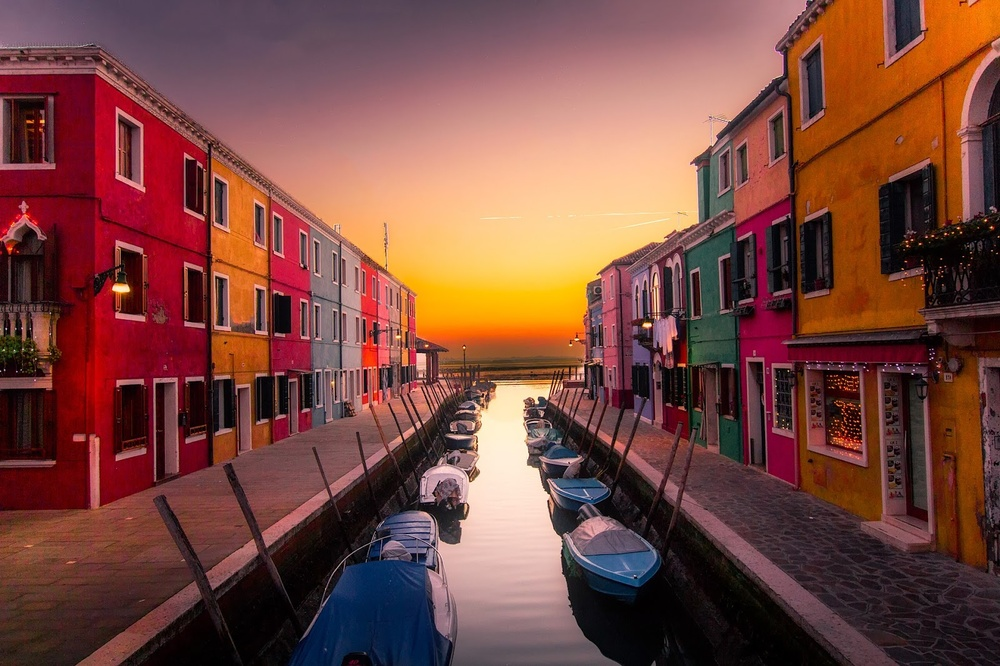
#> input picture Laboratorios/Lab_02/Venecia.jpg, 1000 x 666 px, shrunk from 1600 x 1066 before the run
$ jupyter execute Laboratorio_02_NIFLA_LLALLACACHI_MANUEL_ANGEL_CG_2024A_EPCC_UNSA.ipynb   (shell and % lines are left out)
#> lines starting #> are read from the running program, lines starting #| are printed output that depends on the picture
<center>

$\tiny{Universidad \ Nacional \ de \ San \ Agustín \ de \ Arequipa \\
Escuela \ Profesional \ de \ Ciencia \ de \ la \ Computación  }$

---

#<center>$Laboratorio \ 02$

**Curso:** *Computacón Gráfica*

**Tema:** *Introducción a OpenCV*

**Profesora:** *Paccotacya Yanque, Rosa Yuliana Gabriela*

**Alumno:** *Nifla Llallacachi, Manuel Angel* \\

---

[cell 1]
import os
import cv2
import numpy as np
import matplotlib.pyplot as plt

from zipfile import ZipFile
from urllib.request import urlretrieve

from IPython.display import Image

[cell 2]
def download_and_unzip(url, save_path):
    print(f"Downloading and extracting assests....", end="")

    # Downloading zip file using urllib package.
    urlretrieve(url, save_path)
#> (this line was passed over: the network is not available in this run)

    try:
        # Extracting zip file using the zipfile package.
        with ZipFile(save_path) as z:
            # Extract ZIP file contents in the same directory.
            z.extractall(os.path.split(save_path)[0])

        print("Done")

    except Exception as e:
        print("\nInvalid file.", e)

[cell 3]
URL = r"https://www.dropbox.com/s/rys6f1vprily2bg/opencv_bootcamp_assets_NB2.zip?dl=1"

asset_zip_path = os.path.join(os.getcwd(), f"opencv_bootcamp_assets_NB2.zip")

# Download if assest ZIP does not exists.
if not os.path.exists(asset_zip_path):
    download_and_unzip(URL, asset_zip_path)

---

#*CARGANDO IMAGEN*

[cell 4]
cb_img = cv2.imread("Venecia.jpg")
#> cb_img is the input picture: shape (666, 1000, 3); mean B, G, R 63.4, 72.1, 120.9

img = cv2.cvtColor(cb_img, cv2.COLOR_BGR2RGB)
plt.imshow(img)
#> (this line was passed over: IPython is not available in this run)

---
#*A. FUNCION QUE CAMBIE REGIONES DE LA IMAGEN*

[cell 5]
def intercambiar(img, cantidad_regiones, orden):
    # Obteniendo las dimensiones de la imagen.
#> called with cantidad_regiones = (2, 2)
    alto, ancho, _ = img.shape
#> alto = 666; ancho = 1000

    # Verificando que la cantidad de regiones sea válida.
    if cantidad_regiones[0] * cantidad_regiones[1] != len(orden):
        print("Error: La cantidad de regiones no coincide con el tamaño del orden especificado.")
        return None

    # Calcular el tamaño de cada región
    region_alto = alto // cantidad_regiones[0]
#> region_alto = 333
    region_ancho = ancho // cantidad_regiones[1]
#> region_ancho = 500

    # Nueva imagen para almacenar el resultado
    nueva_img = np.zeros_like(img)

    # Iterar sobre las regiones y reorganizarlas según el orden especificado
    for i, indice in enumerate(orden):
        fila = i // cantidad_regiones[1]
        columna = i % cantidad_regiones[1]

        # Coordenadas de la región en la imagen original
        y_inicio = fila * region_alto
        y_fin = y_inicio + region_alto
        x_inicio = columna * region_ancho
        x_fin = x_inicio + region_ancho

        # Coordenadas de la región en la nueva imagen
        nueva_y_inicio = (indice-1) // cantidad_regiones[1] * region_alto
        nueva_y_fin = nueva_y_inicio + region_alto
        nueva_x_inicio = (indice-1) % cantidad_regiones[1] * region_ancho
        nueva_x_fin = nueva_x_inicio + region_ancho

        # Se copia la región de la imagen original a la nueva imagen
        nueva_img[nueva_y_inicio:nueva_y_fin, nueva_x_inicio:nueva_x_fin] = img[y_inicio:y_fin, x_inicio:x_fin]
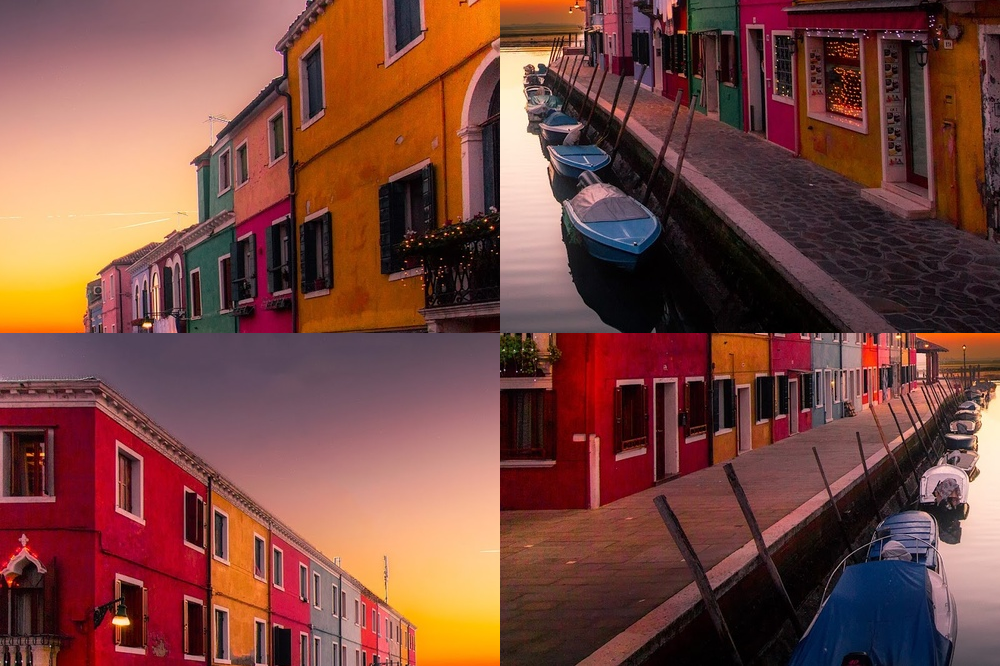
#> nueva_img: shape (666, 1000, 3); mean B, G, R 63.4, 72.1, 120.9

    return nueva_img

---

#*B. USANDO LA FUNCION*

[cell 6]
imagen_original = cb_img
cantidad_regiones = (2, 2)
orden = [3, 1, 4, 2]

nueva_imagen = intercambiar(imagen_original, cantidad_regiones, orden)

# Mostrar la nueva imagen
img = cv2.cvtColor(nueva_imagen, cv2.COLOR_BGR2RGB)
plt.imshow(img)
#> (this line was passed over: IPython is not available in this run)
